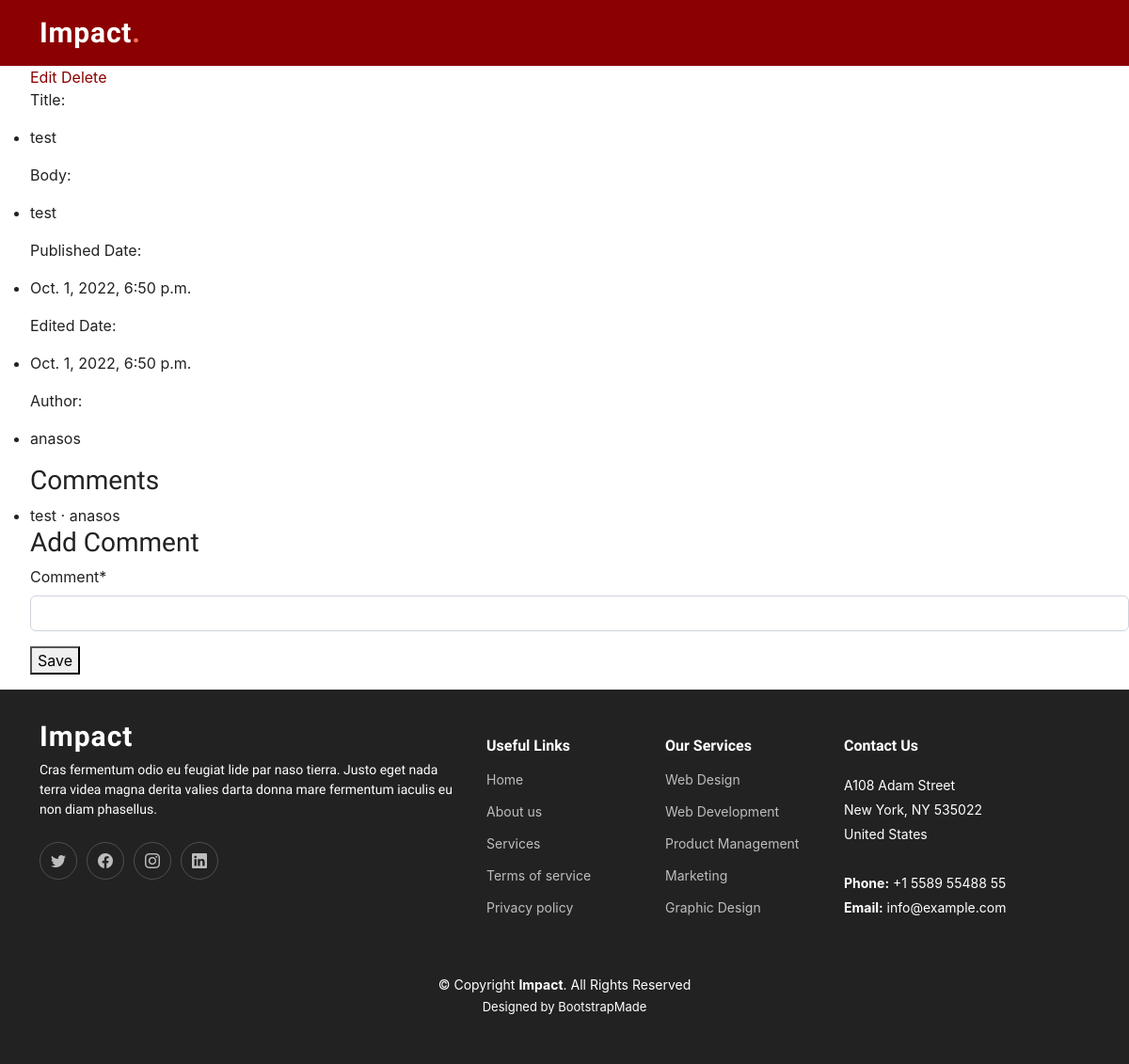
Page /posts/detail/1/ (signed in) on the earlier database version.
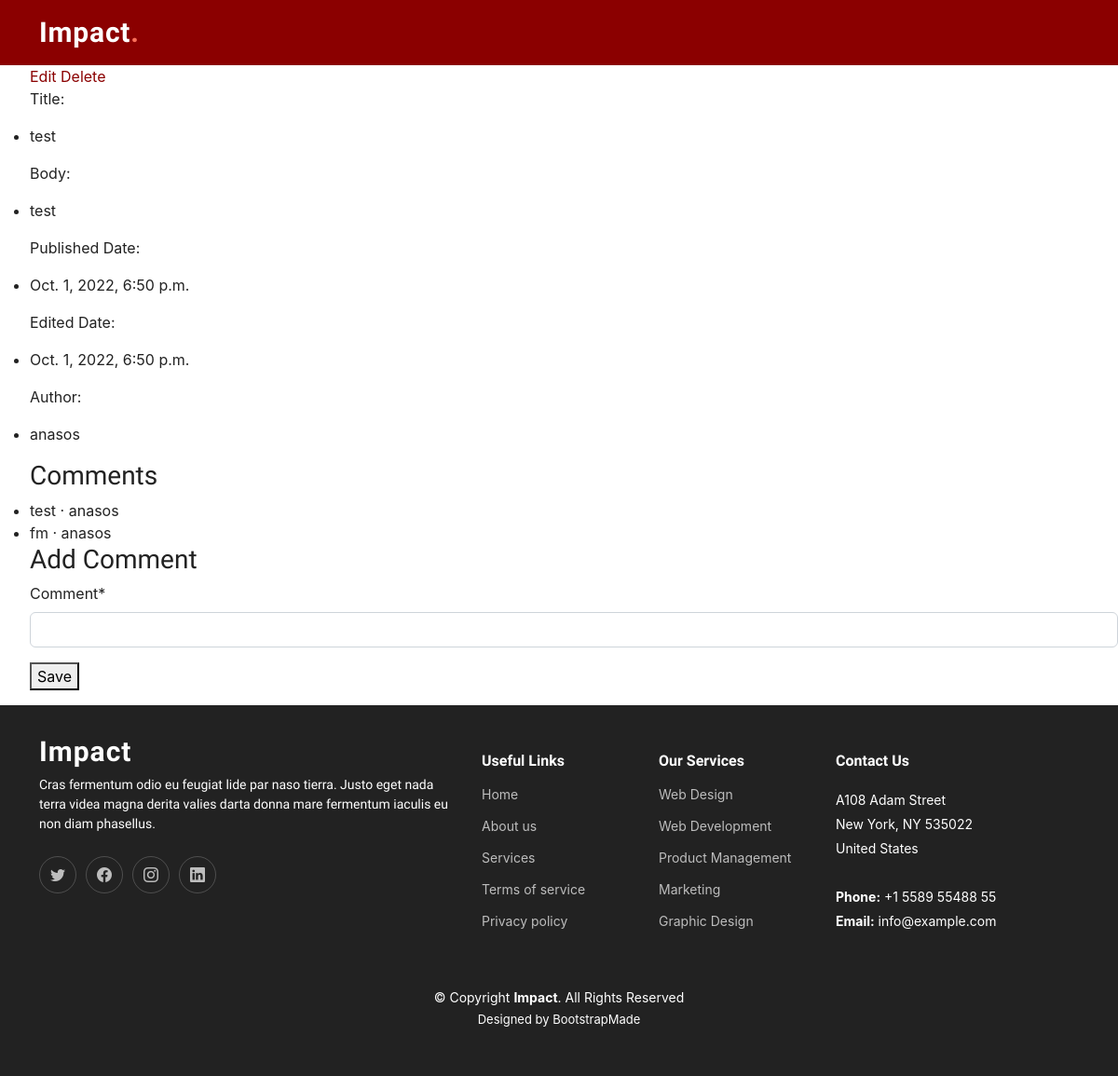
Same page on the later database version.
### posts/models.py (models this page shows, shortened)
class Comment(models.Model):
    post = models.ForeignKey(Post, on_delete=models.PROTECT)
    comment = models.CharField(max_length=200)
    author = models.ForeignKey(model, on_delete=models.PROTECT)
    def __str__(self):
        return self.comment

### posts/views.py (the view, shortened to what this page needs)
# urls.py: path('detail/<int:pk>/', PostDetail.as_view(), name='post_detail'),
class PostDetail(LoginRequiredMixin, View):
    def get(self, request, *args, **kwargs):
        view = CommentGet.as_view()
        return view(request, *args, **kwargs)

### posts/forms.py
class CommentForm(forms.ModelForm):
    class Meta:
        model = Comment
        fields = ('comment',)

### posts/models.py (called while the page is built)
    def update(self):
        return reverse('posts:update_post', kwargs={'pk':self.pk})

### posts/views.py (called while the page is built)
    def get_context_data(self, **kwargs):
        context = super().get_context_data(**kwargs)
        context['form'] = CommentForm()
        return context

### posts/templates/posts/post_detail.html (shortened to what this page needs)
{% extends 'base.html' %}
{% load crispy_forms_tags %}
{% block content %}
<ul>
    <a href="{{ post.update }}">Edit</a>
    <a href="{% url 'posts:delete_post' post.pk %}">Delete</a>
    <p>Title: <li>{{post.title}}</li></p>
    <p>Body: <li>{{post.body}}</li></p>
    <p>Published Date: <li>{{post.published_date}}</li></p>
    {% if post.edited_date %}
        <p>Edited Date: <li>{{post.edited_date}}</li></p>
    {% endif %}
    <p>Author: <li>{{post.author}}</li></p>
    <h3>Comments</h3>
    {% for comment in post.comment_set.all %}
        <li>{{comment}} &middot; {{comment.author}}</li>
    {% endfor %}
    <h3>Add Comment</h3>
    <form method="post">
        {{ form |crispy }}
        <button type="submit">Save</button>
    </form>
</ul>
{% endblock content %}

Differences in the rows shown:
added Comment: comment "fm", author "anasos"
